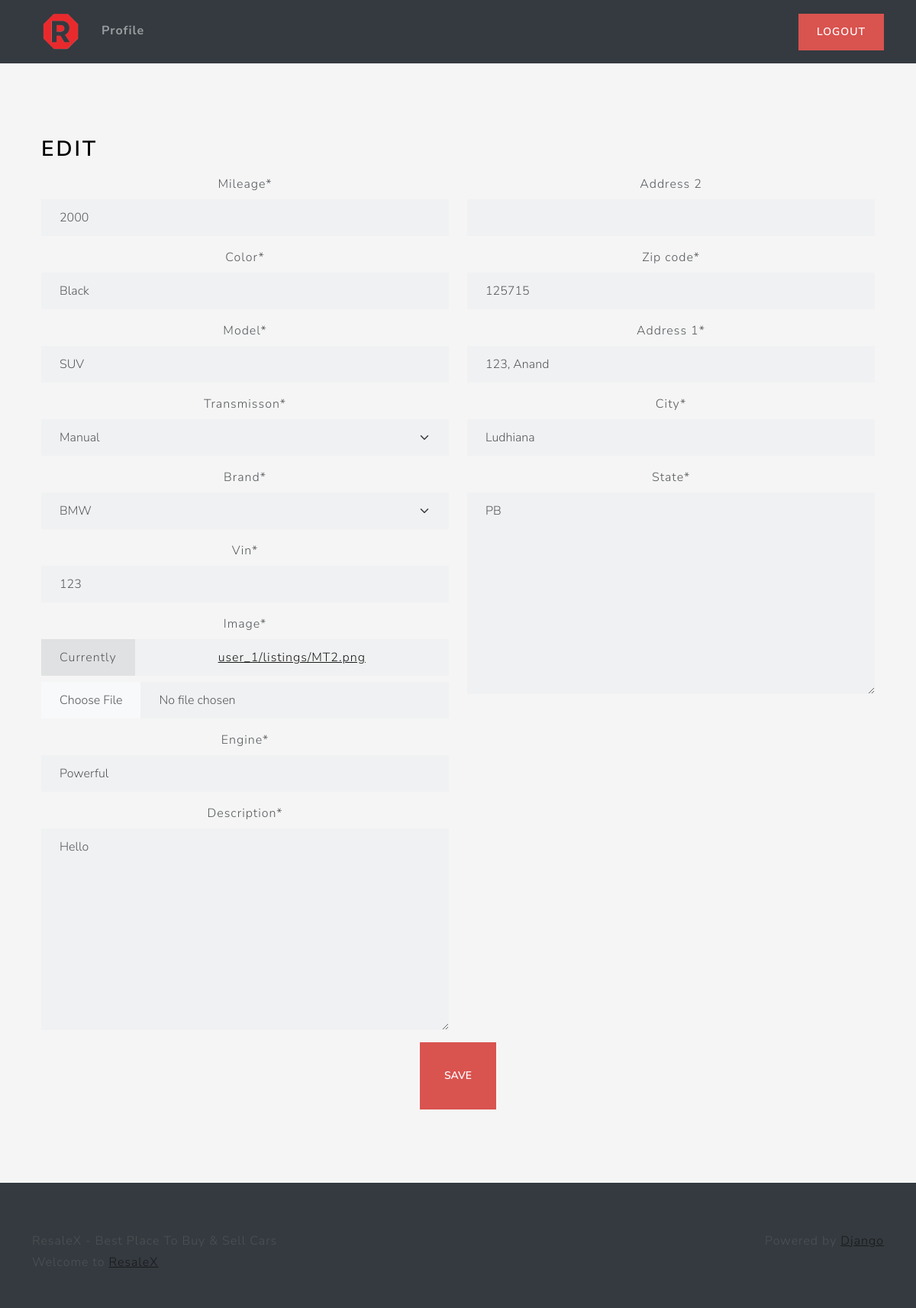
/listing/7c904264f3814e63bff222d53285f173/edit/ (signed in), run on the app's committed database.
### main/models.py (models this page shows, shortened)
class Listing(models.Model):
    id = models.UUIDField(
        primary_key=True, default=uuid.uuid4, unique=True, editable=False)
    created_at = models.DateTimeField(auto_now_add=True)
    updated_at = models.DateTimeField(auto_now=True)
    seller = models.ForeignKey(Profile, on_delete=models.CASCADE)
    brand = models.CharField(max_length=24, choices=CARS_BRANDS, default=None)
    model = models.CharField(max_length=64,)
    vin = models.CharField(max_length=17,)
    mileage = models.IntegerField(default=0)
    color = models.CharField(max_length=24,)
    description = models.TextField()
    engine = models.CharField(max_length=24,)
    transmisson = models.CharField(
        max_length=24, choices=TRANSMISSION_OPTIONS, default=None)
    location = models.OneToOneField(
        Location, on_delete=models.SET_NULL, null=True)
    image = models.ImageField(upload_to=user_listing_path)

### users/models.py (models this page shows, shortened)
class Location(models.Model):
    address_1 = models.CharField(max_length=128, blank=True)
    address_2 = models.CharField(max_length=128, blank=True)
    city = models.CharField(max_length=64)
    state = INStateField()
    zip_code = models.CharField(
        max_length=6,
        validators=[
            RegexValidator(
                regex=r'^\d{6}$',
                message="Enter a valid 6-digit Indian PIN code."
            )
        ],
        blank=True
    )

### main/views.py (the view)
# urls.py: path('listing/<str:id>/edit/', edit_view, name='edit'),
@login_required
def edit_view(request, id):
    try:
        listing = Listing.objects.get(id=id)
        if listing is None:
            raise Exception
        if request.method == 'POST':
            listing_form = ListingForm(
                request.POST, request.FILES, instance=listing)
            location_form = LocationForm(
                request.POST, instance=listing.location)
            if listing_form.is_valid and location_form.is_valid:
                listing_form.save()
                location_form.save()
                messages.info(request, f'Listing {id} updated successfully!')
                return redirect('home')
            else:
                messages.error(
                    request, f'An error occured while trying to edit the listing.')
                return reload()
        else:
            listing_form = ListingForm(instance=listing)
            location_form = LocationForm(instance=listing.location)
        context = {
            'location_form': location_form,
            'listing_form': listing_form
        }
        return render(request, 'views/edit.html', context)
    except Exception as e:
        messages.error(
            request, f'An error occured while trying to access the edit page.')
        return redirect('home')

### users/forms.py
class LocationForm(forms.ModelForm):
    address_1 = forms.CharField(required=True)
    zip_code = forms.CharField(required=True)
    class Meta:
        model = Location
        fields = {'address_1', 'address_2', 'city', 'state', 'zip_code'}

### main/forms.py
class ListingForm(forms.ModelForm):
    image = forms.ImageField()
    class Meta:
        model = Listing
        fields = {'brand', 'model', 'vin', 'mileage',
                  'color', 'description', 'engine', 'transmisson', 'image'}

### main/templates/views/edit.html (shortened to what this page needs)
{% extends 'base/base.html' %}
{% load static %}
{% load crispy_forms_tags %}
{% block 'body' %}
<div class="container-fluid text-center py-5">
    <div class="container px-4 py-5">
        <div class="row g-4">
            <div class="col d-flex align-items-start">
                <div>
                    <h2 class="mb-3 border-bottom" style="color: black">Edit</h2>
                </div>
            </div>
        </div>
        <form action="" method="post" enctype="multipart/form-data">
            <div class="row">
                <div class="col-6">
                    {{ listing_form|crispy }}
                </div>
                <div class="col-6">
                    {{ location_form|crispy }}
                </div>
            </div>
            <button class="btn btn-lg btn-danger" type="submit">Save</button>
        </form>
    </div>
</div>
{% endblock %}

### main/static/css/style.css (style rules this page uses)
html, body { height: 100%; }
body { align-items: center; padding-bottom: 40px; background-color: #f5f5f5; }
.h2, h2 { color: white; }

### data on the page
Listing: mileage "2000", color "Black", model "SUV", transmisson "Manual", brand "BMW", vin "123", engine "Powerful", description "Hello"
Location: zip_code "125715", address_1 "123, Anand", city "Ludhiana", state "PB"
